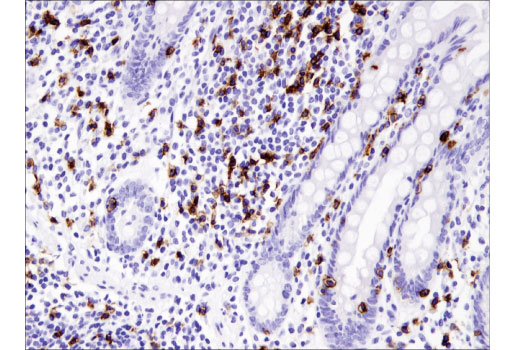
#> input picture Image Analysis/ihc_example.jpg, 520 x 350 px
$ jupyter execute --allow-errors 'IHC image analysis intro.ipynb'
#> lines starting #> are read from the running program, lines starting #| are printed output that depends on the picture
# Intro to image analysis using Skimage, PIL, NumPy, matplotlib, and Pyclesperanto

### The github repo for Pyclesperanto prototype:
https://github.com/clEsperanto/pyclesperanto_prototype

There are helpful guides and tutorials on this page.

### RGB to Haematoxylin-Eosin-DAB (HED) color space conversion followed by nuclei segmentation and analysis

This code separates the immunohistochemical (IHC) staining from the hematoxylin counterstaining

The IHC staining expression of the protein is revealed with diaminobenzidine (DAB) which gives a brown color.

A. C. Ruifrok and D. A. Johnston, “Quantification of histochemical staining by color deconvolution,” Analytical and quantitative cytology and histology / the International Academy of Cytology [and] American Society of Cytology, vol. 23, no. 4, pp. 291-9, Aug. 2001. PMID: 11531144

https://scikit-image.org/docs/dev/auto_examples/color_exposure/plot_ihc_color_separation.html#sphx-glr-auto-examples-color-exposure-plot-ihc-color-separation-py

[cell 1]
# Read in the relevant libraries:
# Don't forget, you may need to install these!

import numpy as np
import matplotlib.pyplot as plt

from skimage.io import imread, imsave, imshow
from skimage import data, io, img_as_ubyte
from skimage.color import rgb2hed, hed2rgb
from skimage.exposure import rescale_intensity

import pandas as pd
import pyclesperanto_prototype as cle

from PIL import Image
from PIL import Image, ImageOps

[cell 2]
################################################
##### DO NOT TOUCH THE CODE IN THIS CELL!! #####
################################################

def color_separate(ihc_rgb):

    #Convert the RGB image to HED using the prebuilt skimage method

    ihc_hed = rgb2hed(ihc_rgb)

    # Create an RGB image for each of the separated stains
    # Convert them to ubyte for easy saving to drive as an image

    null = np.zeros_like(ihc_hed[:, :, 0])
    ihc_h = img_as_ubyte(hed2rgb(np.stack((ihc_hed[:, :, 0], null, null), axis=-1)))
    ihc_e = img_as_ubyte(hed2rgb(np.stack((null, ihc_hed[:, :, 1], null), axis=-1)))
    ihc_d = img_as_ubyte(hed2rgb(np.stack((null, null, ihc_hed[:, :, 2]), axis=-1)))

    # Optional fun exercise of combining H and DAB stains into a single image with fluorescence look

    h = rescale_intensity(ihc_hed[:, :, 0], out_range=(0, 1),
                          in_range=(0, np.percentile(ihc_hed[:, :, 0], 99)))
    d = rescale_intensity(ihc_hed[:, :, 2], out_range=(0, 1),
                          in_range=(0, np.percentile(ihc_hed[:, :, 2], 99)))

    # Cast the two channels into an RGB image, as the blue and green channels
    # Convert to ubyte for easy saving as image to local drive

    zdh = img_as_ubyte(np.dstack((null, d, h))) #DAB in green and H in Blue

    return (ihc_h, ihc_e, ihc_d, zdh)

[cell 3]
# Read-in the raw image. For now, focus on using jpg images, and not other image extensions like .tiff
# Make sure this image is in the same directory as this jupyter notebook.
# I suggest saving both to your desktop.

ihc_rgb = imread("ihc_example.jpg")
#> ihc_rgb is the input picture: shape (350, 520, 3); mean R, G, B 208.5, 201.8, 217.1

[cell 4]
# Images are arrays of numbers.
# This is how we can view the image array of the image we read in.

ihc_rgb

[cell 5]
# View the original image in this notebook

imshow(ihc_rgb)

[cell 6]
# This image is 350 pixels high, 520 pixels wide, and has 3 channels.
# The 3 channels are red, green, and blue.

ihc_rgb.shape
#> Out = (350, 520, 3)

[cell 7]
# Convert the RGB image to HED using the prebuilt skimage method
# This can be evoked by adding the image variable name (ihc_rgb)
# inside the method (this method is rgb2hed)

# the general format is 'new_variable_name = rgb2hed(picture_variable_name)'

# RGB = red, green, blue
# HED = hematoxylin, eosin, DAB (IHC stain colors)

ihc_hed = rgb2hed(ihc_rgb)
#> ihc_hed: shape (350, 520, 3) float64; mean of channels 0, 1, 2 0.0222, 0.00129, 0.0107

[cell 8]
# Create an RGB image for each of the separated stains.
# The only part of this code you need to change
# is the 'ihc_hed' variable name, which you should change to
# whatever you named the variable in the previous cell.

null = np.zeros_like(ihc_hed[:, :, 0])

# hematoxylin "slice"
ihc_h = img_as_ubyte(hed2rgb(np.stack((ihc_hed[:, :, 0], null, null), axis=-1)))
#> ihc_h: shape (350, 520, 3); mean of channels 0, 1, 2 214.6, 212.2, 234.7

# eosin "slice"
ihc_e = img_as_ubyte(hed2rgb(np.stack((null, ihc_hed[:, :, 1], null), axis=-1)))
#> ihc_e: shape (350, 520, 3); mean of channels 0, 1, 2 254.7, 251.4, 254.5

# DAB "slice"
ihc_d = img_as_ubyte(hed2rgb(np.stack((null, null, ihc_hed[:, :, 2]), axis=-1)))
#> ihc_d: shape (350, 520, 3); mean of channels 0, 1, 2 246.3, 238.6, 234.1

[cell 9]
# View each 'slice'

# This is the hematoxylin slice
plt.imshow(ihc_h)

[cell 10]
# This is the DAB slice
plt.imshow(ihc_d)

[cell 11]
# Instead of the skimage prebuilt method we used above,
# we can also evoke the function in the beginning of this notebook entitled "color_separate"

# To use the function, simply put the variable name of the IHC image you want to analyze into the
# color_separate function like this:

# This code separates out 4 different variables with H,E,D,HD.
# As previously mentioned, heme = hematoxylin, eosin = eosin, and dab = dab (the brown stain).
# We don't need to worry about HD right now.

heme,eosin,dab,HD = color_separate(ihc_rgb)
#> in color_separate, `h = rescale_intensity(ihc_hed[:, :, 0], out_range=(0, 1), in_range=(0,..`:
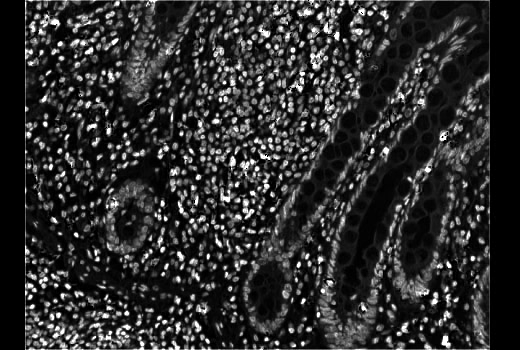
#> h: shape (350, 520) float64; min 0, max 1, mean 0.181
#> in color_separate, `d = rescale_intensity(ihc_hed[:, :, 2], out_range=(0, 1), in_range=(0,..`:
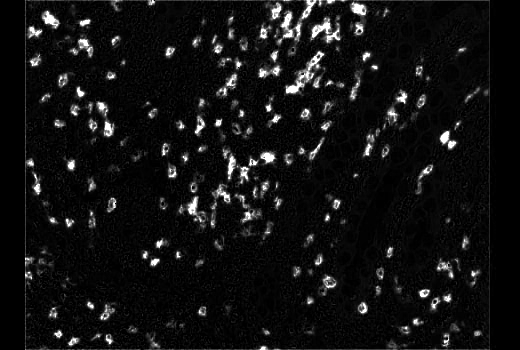
#> d: shape (350, 520) float64; min 0, max 1, mean 0.0696
#> in color_separate, `zdh = img_as_ubyte(np.dstack((null, d, h)))`: zdh: shape (350, 520, 3); mean of channels 0, 1, 2 0, 17.7, 46.1

[cell 12]
# The DAB slice again, using our function

plt.imshow(dab)

[cell 13]
# The hematoxylin slice
plt.imshow(heme)

[cell 14]
# Since the DAB is usually the stain we are interested in a IHC image analysis, we will focus on analyzing that
# channel.

input_image = np.invert(dab[:,:,2])
plt.imshow(input_image, cmap='gray')

[cell 15]
input_image = np.invert(dab[:,:,1])
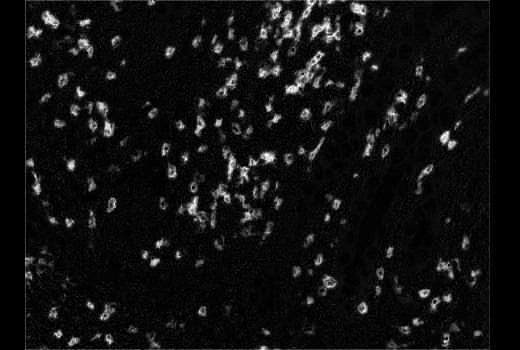
#> input_image: shape (350, 520); min 0, max 255, mean 16.4
plt.imshow(input_image)

[cell 16]
cle.imshow(input_image)
#> (this line was passed over: pyclesperanto_prototype is not available in this run)

[cell 17]
# saving images
plt.imsave('H_img.jpg', heme)
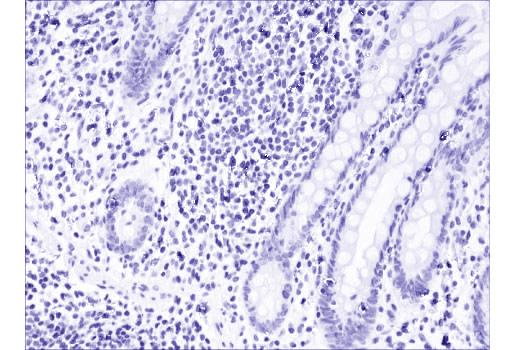
#> saved as H_img.jpg: shape (350, 520, 3); mean R, G, B 214.9, 212.1, 232.9
plt.imsave('DAB_img.jpg', dab)
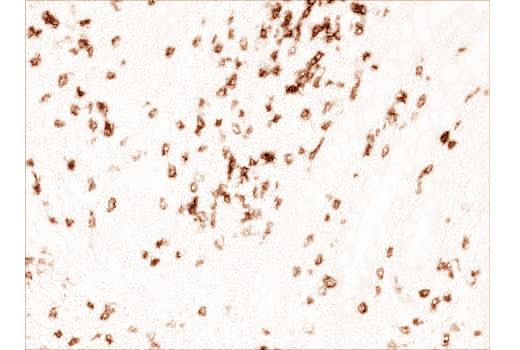
#> saved as DAB_img.jpg: shape (350, 520, 3); mean R, G, B 245.4, 238.5, 233.7

$ run again, with Image Analysis/carcinoma.jpg copied over Image Analysis/ihc_example.jpg
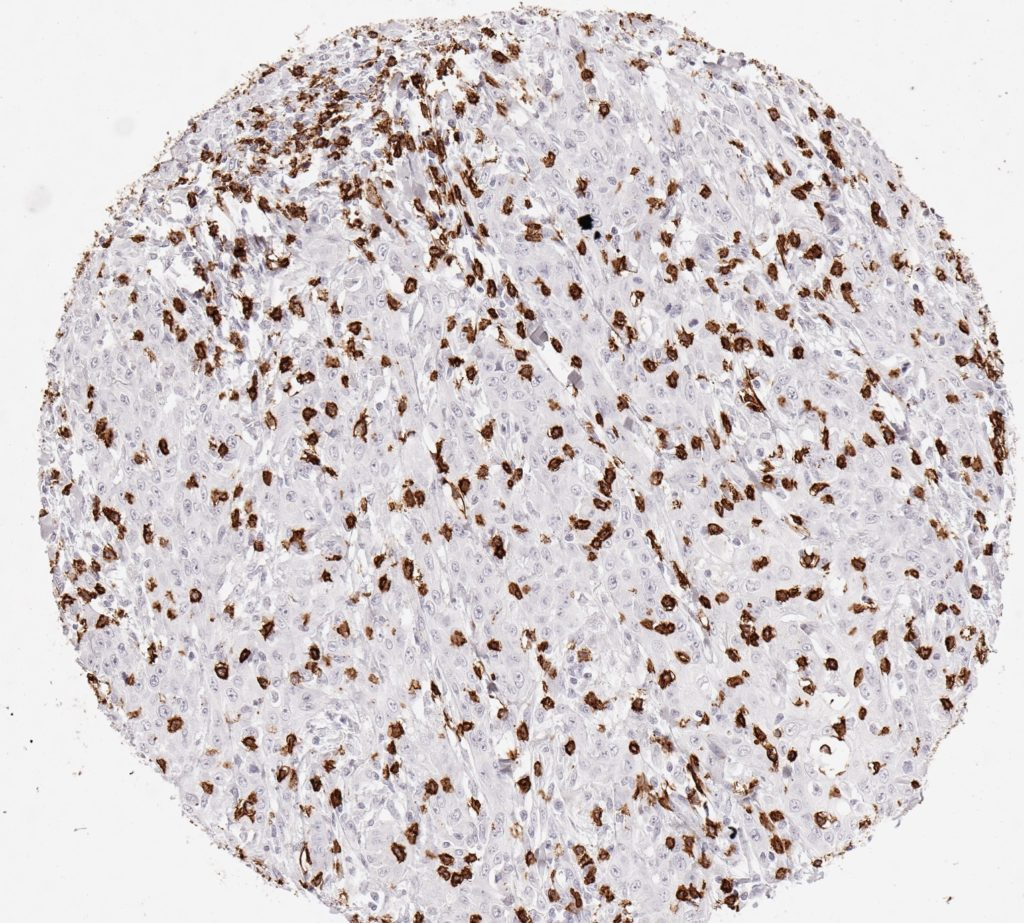
#> input picture Image Analysis/carcinoma.jpg, 1024 x 923 px
#> ihc_rgb is the input picture: shape (923, 1024, 3); mean R, G, B 213.3, 206.4, 207.7
#> ihc_hed: shape (923, 1024, 3) float64; mean of channels 0, 1, 2 0.0148, 6.27e-05, 0.021
#> ihc_h: shape (923, 1024, 3); mean of channels 0, 1, 2 225.1, 223.2, 240.8
#> ihc_e: shape (923, 1024, 3); mean of channels 0, 1, 2 255, 254.8, 255
#> ihc_d: shape (923, 1024, 3); mean of channels 0, 1, 2 238.7, 225.1, 217.2
#> zdh: shape (923, 1024, 3); mean of channels 0, 1, 2 0, 23.5, 50.5
#> `input_image = np.invert(dab[:,:,2])`:
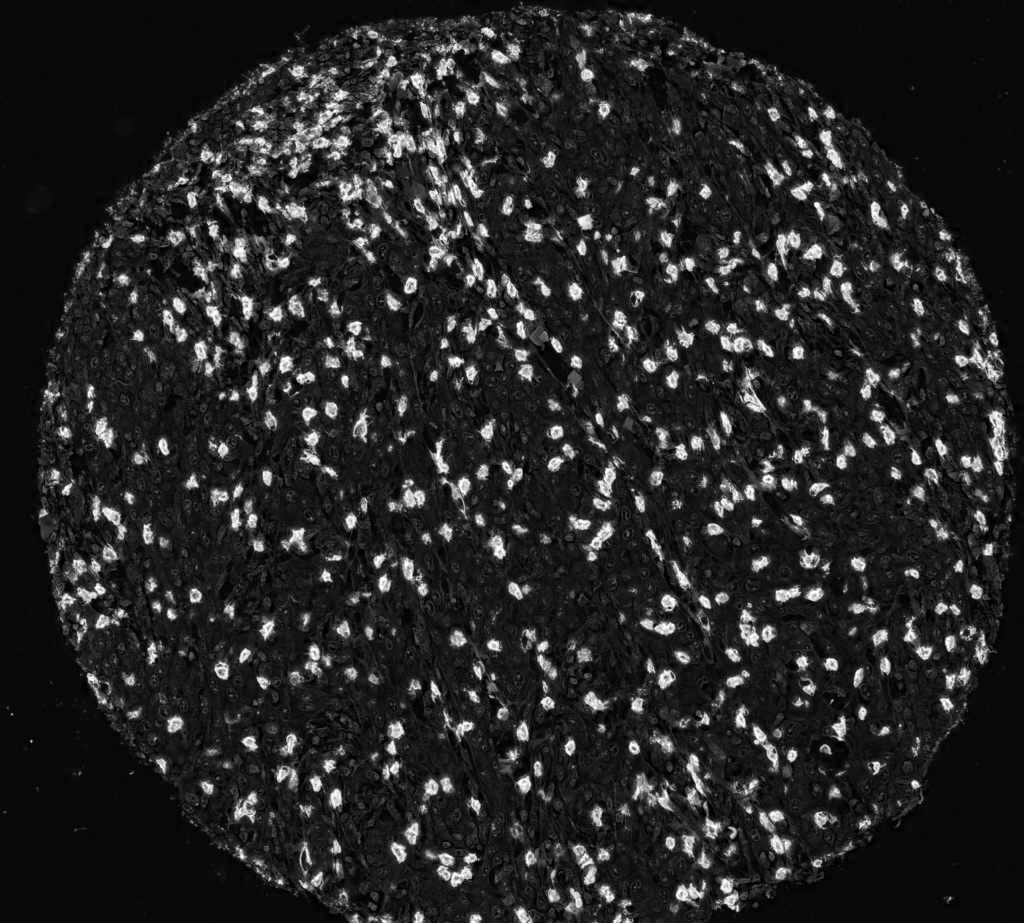
#> input_image: shape (923, 1024); min 0, max 255, mean 37.8
#> `plt.imsave('DAB_img.jpg', dab)`:
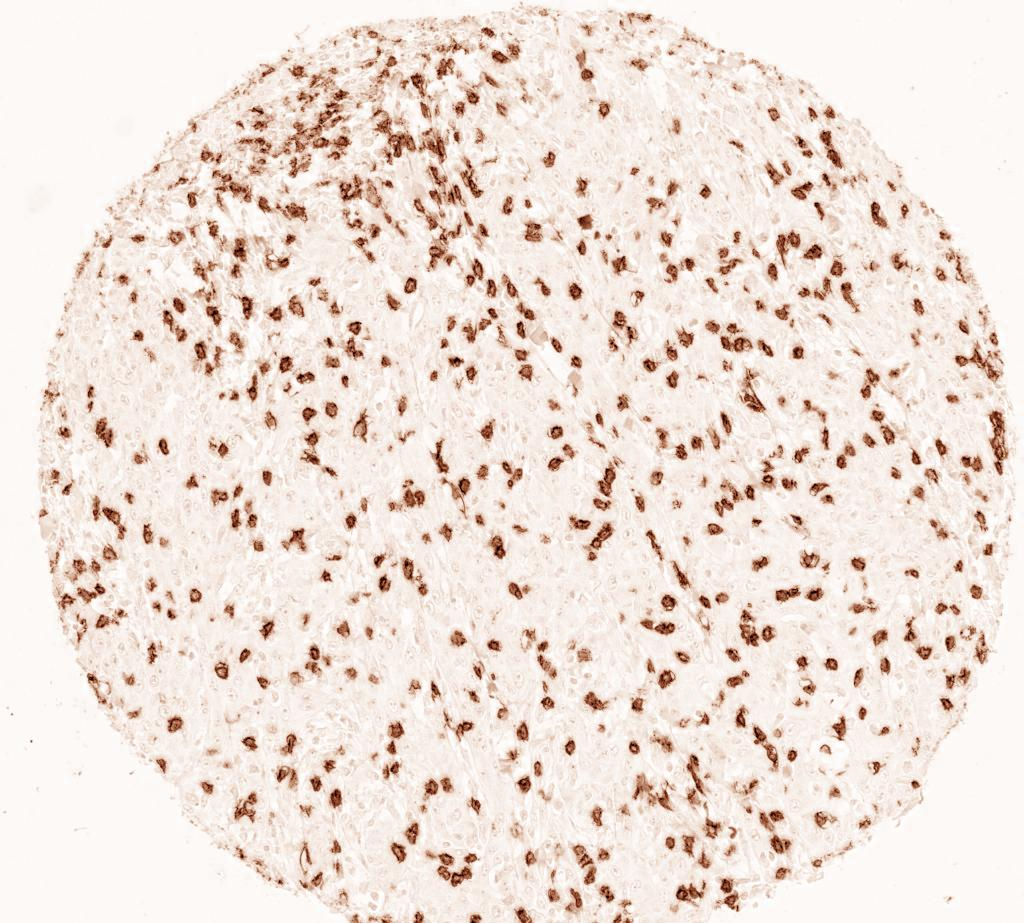
#> saved as DAB_img.jpg: shape (923, 1024, 3); mean R, G, B 238.7, 225.1, 217
